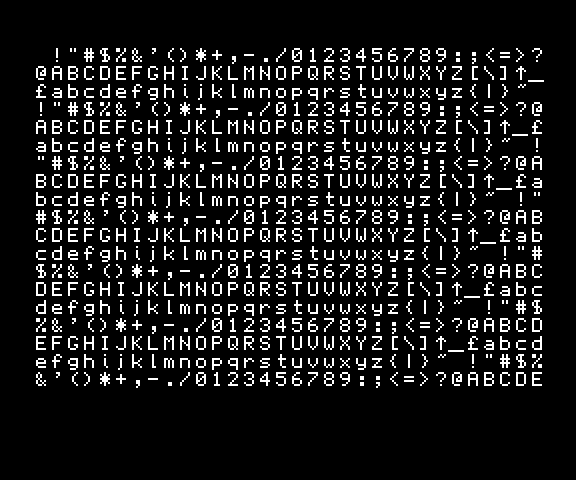
#> input picture test/mode2.png, 576 x 480 px
$ python tile2sam.py ../../test/mode2.png
#> lines starting #> are read from the running program, lines starting #| are printed output that depends on the picture; after the words box and inside, x2 and y2 are one past the last pixel; in counts of white or black regions, pixels touching at a corner belong together
#> in main, img is the input picture: PIL image 576x480 RGB; values 0 (black) and 182 (white), 10.6% white in thin lines or dots, all inside (x1, y1, x2, y2) = (36, 48, 544, 388)
#!/usr/bin/env python3
#
# https://github.com/simonowen/tile2sam
"""Convert SAM Coupé graphics to Z80 code or data"""

import argparse
import operator
import os
import re
import struct
import sys
from importlib.metadata import PackageNotFoundError, version

from PIL import Image

CLUT_SIZE = 16
TRANSPARENT = CLUT_SIZE  # invalid clut index for transparent colour

instr_timings = [
    # regex, bytes, tstates
    (r'ld\s+\w,\(hl\)', 1, 8),                          # ld r,(hl)
    (r'ld\s+\(hl\),[bcdehla]', 1, 8),                   # ld (hl),r
    (r'ld\s+\(hl\),.*', 2, 12),                         # ld (hl),n
    (r'ld\s+[bcdehla],[bcdehla]', 1, 4),                # ld r,r
    (r'ld\s+\w,[^(]+', 2, 8),                           # ld r,n
    (r'ld\s+sp,hl', 1, 8),                              # ld sp,hl
    (r'ld\s+\w\w,[^(]+', 3, 12),                        # ld rr,n
    (r'ld\s+\(.*?\),hl', 3, 20),                        # ld (nn),hl
    (r'ld\s+\(.*?\),(bc|de|sp)', 4, 24),                # ld (nn),rr
    (r'(add|adc|sbc)\s+hl,\w\w', 1, 8),                 # add|adc|sbc hl,rr
    (r'(add|adc|sbc)\s+a,[bcdehla]', 1, 4),             # add|adc|sbc a,r
    (r'(add|adc|sbc)\s+a,.*', 2, 8),                    # add|adc|sbc a,n
    (r'(inc|dec|and|or|xor|sub)\s+[bcdehla]', 1, 4),    # inc|dec|and|or|xor r
    (r'(inc|dec|and|or|xor|sub)\s+.*', 2, 8),           # inc|dec|and|or|xor n
    (r'(inc|dec)\s+\w\w', 1, 8),                        # inc|dec rr
    (r'(set|res)\s+\d,\w', 2, 8),                       # res|set b,r
    (r'(ldi|ldd)', 2, 20),
    (r'(pop\s+\w\w)', 1, 12),
    (r'(push\s+\w\w)', 1, 16),
    (r'ex de,hl', 1, 4),
    (r'scf', 1, 4),
    (r'ret', 1, 12),
    (r'@?\w+:', 0, 0),                                  # label
    (r'', 0, 0),
]

z80_routines = ['unmasked', 'masked', 'save', 'restore', 'copy', 'clear', 'rect']


def bpp_from_mode(m):
    """Return bits per pixel for given screen mode"""
    if m not in [1, 2, 3, 4]:
        sys.exit(f"error: invalid screen mode ({m}), must be 1-4")
    return [1, 1, 2, 4][m - 1]


def rgb_from_index(i):
    """Map SAM palette index to RGB tuple"""
    intensities = [0x00, 0x24, 0x49, 0x6d, 0x92, 0xb6, 0xdb, 0xff]
    red = intensities[(i & 0x02) | ((i & 0x20) >> 3) | ((i & 0x08) >> 3)]
    green = intensities[((i & 0x04) >> 1) | ((i & 0x40) >> 4) | ((i & 0x08) >> 3)]
    blue = intensities[((i & 0x01) << 1) | ((i & 0x10) >> 2) | ((i & 0x08) >> 3)]
    return (red, green, blue)


def generate_sam_palette():
    """Create a list of RGB values for the SAM palette of 128 colours"""
    palette = [rgb_from_index(i) for i in range(128)]
    return palette


def palettise_image(img, palette, bkg_col=None):
    """Map image to nearest colours in a given palette"""
    img_palette = Image.new('P', img.size)
#> img_palette: PIL image 576x480 P; every value is 0
    img_palette.putpalette([c for tup in palette for c in tup])

    img_rgba = img.convert("RGBA")
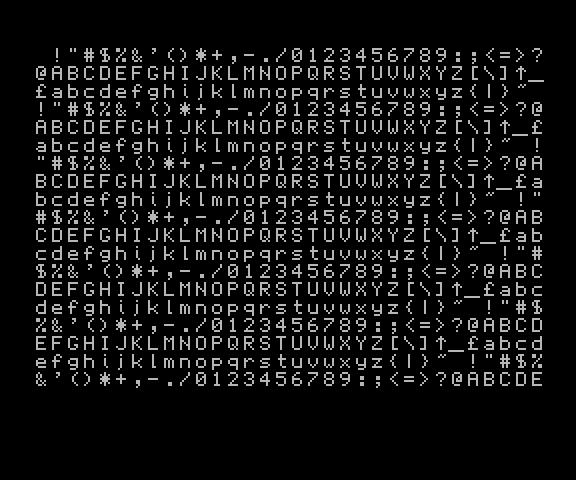
#> img_rgba: PIL image 576x480 RGBA; mean R, G, B, A 19.3, 19.3, 19.3, 255
    img_pal = img_rgba.convert("RGB").quantize(palette=img_palette, dither=Image.Dither.NONE)
    rgba_pixels = img_rgba.load()
    pal_pixels = img_pal.load()

    col_map = {}
    for y in range(img.height):
        for x in range(img.width):
            col_map[pal_pixels[x, y]] = rgba_pixels[x, y]
#> after the loop, col_map = {0: (0, 0, 0, 255), 120: (182, 182, 182, 255)}

    transp_cols = sorted([i for i, c in col_map.items() if c[3] == 0])  # zero alpha
#> transp_cols = []
    bkg_cols = [bkg_col] if bkg_col is not None else transp_cols or [0]
#> bkg_cols = [0]

    return bkg_cols, img_pal


# [10 lines left out: function read_palette, not called in this run]


def clut_index(colour, clut, bkg_cols=[]):
    """Return the (first) CLUT index corresponding to the supplied colour"""
    return TRANSPARENT if (colour in bkg_cols or colour not in clut) else clut.index(colour)


def clutise_image(img, clut, bkg_cols=[]):
    """Map palette colour indicies to colour look-up table indices"""
    col_map = {x[1]: clut_index(x[1], clut, bkg_cols) for x in img.getcolors()}
    return img.point(lambda i: col_map.get(i, TRANSPARENT))


# [100 lines left out: functions crop_image, scale_image, get_tile_size, get_tile_selection, group_split, image_data_bytes and 3 more, not called in this run]


def fastest_code(*code):
    """Return the code blocks with the lowest nominal timing"""
    return min(*code, key=lambda x: sum(nominal_timing(z) for z in x))


# [38 lines left out: functions branched_code, format_code, not called in this run]


class ValueStream:
    # [538 lines left out: functions __init__, next_value, spare_pair, get_cacheable, get_values, reg8_delta and 10 more, not called in this run]


def main():
    """Main Program"""

    try:
        pkg_version = version('tile2sam')
    except PackageNotFoundError:
        pkg_version = 'unknown'

    parser = argparse.ArgumentParser(
        prog='tile2sam',
        description="Convert SAM Coupé graphics images to Z80 code or data.",
        formatter_class=argparse.ArgumentDefaultsHelpFormatter)
    parser.add_argument('-m', '--mode', default=4, type=int, help="output data screen mode (1-4)")
    parser.add_argument('-c', '--clut', help="custom colour file or list")
    parser.add_argument('-o', '--output', help="custom output filename")
    parser.add_argument('-a', '--append', default=False, action='store_true', help="append to existing output file")
    parser.add_argument('-p', '--pal', default=False, action='store_true', help="write clut to .pal file")
    parser.add_argument('-i', '--index', default=False, action='store_true', help="write offsets index to .idx")
    parser.add_argument('-b', '--bkgcol', default=None, type=int, help="background colour (0-127)")
    parser.add_argument('-t', '--tiles', help="tile count or list of ranges (N-M)")
    parser.add_argument('-z', '--code', help="Z80 routines to generate")
    parser.add_argument('-n', '--names', help="Names for sprite labels")
    parser.add_argument('-0', '--low', default=False, action='store_true', help="screen at 0 instead of 0x8000")
    parser.add_argument('-q', '--quiet', action='store_true', help=argparse.SUPPRESS)  # unused legacy option
    parser.add_argument('-v', '--verbose', default=False, action='store_true', help="verbose mode")
    parser.add_argument('--version', action='version', version=pkg_version)
    parser.add_argument('--crop', help="crop region (WxH or WxH+X+Y)")
    parser.add_argument('--scale', help="scale region (S or HxV)")
    parser.add_argument('--shift', default=None, type=int, help="pixels to shift right")
    parser.add_argument('--share', default=False, action='store_true', help="share even/odd save/restore code")
    parser.add_argument('--timings', default=False, action='store_true', help="show nominal code timings")
    parser.add_argument('image')
    parser.add_argument('tilesize', default=None, type=str, nargs='?', help="tile size (WxH or W)")
    args = parser.parse_args()

    try:
        img = Image.open(args.image)
    except BaseException as err:
        sys.exit(str(err))

    if args.verbose:
        print(f"Source image: {args.image} ({img.size[0]}x{img.size[1]})")

    if args.crop:
        img = crop_image(img, args.crop)
        if args.verbose:
            print(f"Cropped to: {img.size[0]}x{img.size[1]}")

    if args.scale:
        img = scale_image(img, args.scale)
        if args.verbose:
            print(f"Scaled to: {img.size[0]}x{img.size[1]}")

    sam_palette = generate_sam_palette()
    bkg_cols, img_pal = palettise_image(img, sam_palette, args.bkgcol)
#> bkg_cols = [0]

    bits_per_pixel = bpp_from_mode(args.mode)

    palette = sorted([c[1] for c in img_pal.getcolors() if c[1] == 0 or c[1] not in bkg_cols])
#> palette = [0, 120]
    if len(palette) > (1 << bits_per_pixel):
        print(palette)
        sys.exit(f"error: too many colours ({len(palette)}) for screen mode {args.mode}")

    if args.clut is None:
        basic_clut = [0,16,32,48,64,80,96,120,0,17,34,51,68,85,102,127]  # noqa: E231
        clut = basic_clut if args.mode == 4 and set(palette).issubset(basic_clut) else palette
#> clut = [0, 16, 32, 48, 64, 80, 96, 120, 0, 17, 34, 51, 68, 85, 102, 127]
    else:
        clut = read_palette(args.clut)
        clut += list(set(palette).difference(set(clut)))

    if len(clut) > (1 << bits_per_pixel):
        sys.exit(f"error: clut has too many entries ({len(clut)}) for mode {args.mode}")

    img_clut = clutise_image(img_pal, clut, bkg_cols)
#> in clutise_image, `col_map = {x[1]: clut_index(x[1], clut, bkg_cols) for x in img.getcolo..`: col_map = {0: 16, 120: 7}
#> in clutise_image, `return img.point(lambda i: col_map.get(i, TRANSPARENT))`:
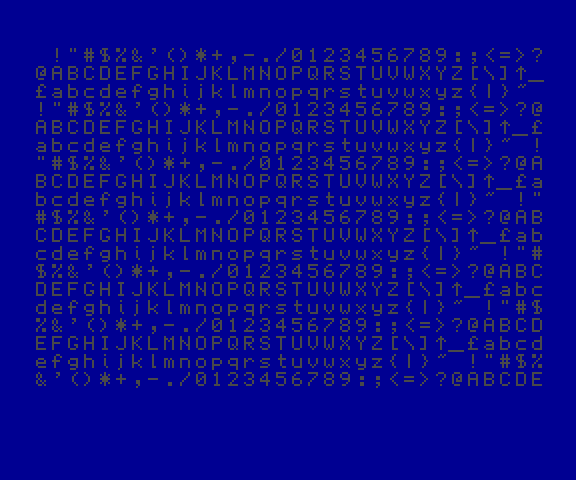
#> returned value: PIL image 576x480 P; mean R, G, B 7.8, 7.8, 138.2

    if args.verbose:
        print(f"CLUT ({len(clut)} colours): {clut}")
        print(f"Background colours: {bkg_cols}")

    gfx_data, index_data = [], []
    code_text = ''
    num_tiles = 0

    if args.tilesize is not None:
        tile_width, tile_height = get_tile_size(args.tilesize)

        tiles_x = img.width // tile_width
        tiles_y = img.height // tile_height
        tile_select = get_tile_selection(args.tiles, tiles_x * tiles_y)
        img.crop((0, 0, tiles_x * tile_width, tiles_y * tile_height))

        if not tiles_x or not tiles_y:
            sys.exit(f"error: source image too small for {tile_width}x{tile_height} tiles")
        elif args.verbose:
            print(f"Contains {tiles_x}x{tiles_y} grid of {tile_width}x{tile_height} tiles")

        for start, end in tile_select:
            step = +1 if start <= end else -1
            for idx_tile in range(start, end + step, step):
                x = (idx_tile % tiles_x) * tile_width
                y = (idx_tile // tiles_x) * tile_height

                img_tile = img_clut.crop((x, y, x + tile_width, y + tile_height))

                if args.code:
                    code_text += tile_to_code(args, img_tile, idx_tile)
                else:
                    index_data.append(len(gfx_data))
                    gfx_data += tile_to_data(args, img_tile)

                num_tiles += 1

    basename = os.path.splitext(args.output or args.image)[0]

    if gfx_data:
        filename = args.output or f"{basename}.bin"
        with open(filename, 'ab+' if args.append else 'wb') as f:
            f.write(bytearray(gfx_data))
        if args.verbose:
            print(f"{num_tiles} tile(s) of size {tile_width}x{tile_height} "
                  f"for mode {args.mode} = {len(gfx_data)} bytes")
            print(f"Data written to {filename}")

    if args.pal:
        with open(f"{basename}.pal", 'wb') as f:
            f.write(bytearray(clut))

    if args.index and index_data:
        with open(f"{basename}.idx", 'wb') as f:
            f.write(bytearray(struct.pack(f">{len(index_data)}H", *index_data)))

    if code_text:
        filename = args.output or f"{basename}.asm"
        if filename == "-":
            print(code_text)
        else:
            with open(filename, 'a+' if args.append else 'w') as f:
                f.write("; tile2sam generated code\n")
                f.write(code_text)
            if args.verbose:
                print(f"Code {'appended' if args.append else 'written'} to {filename}")


if __name__ == "__main__":
    main()
